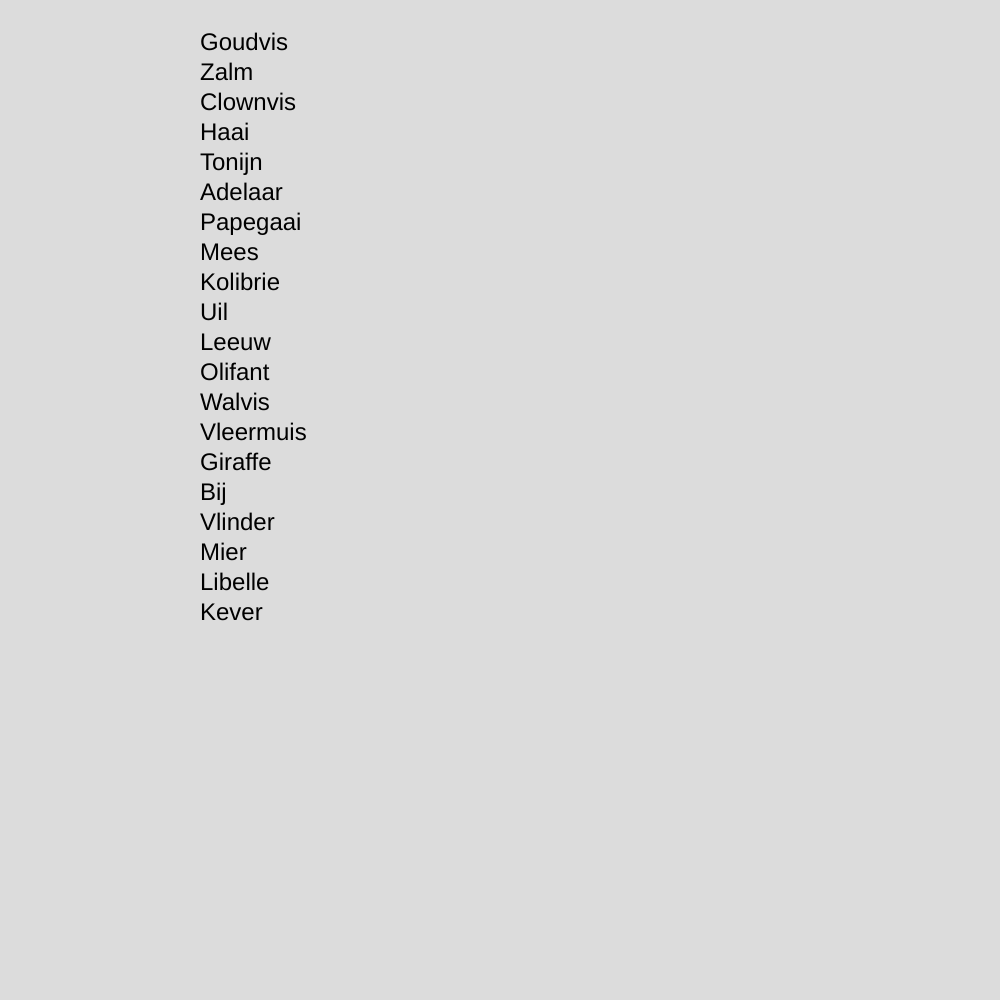
Frame 1 (no input)
Frame 60 (no input): identical to frame 1, image omitted
Frame 120 (the mouse pressed at the canvas centre since frame 60): identical to frame 1, image omitted

The p5.js sketch that drew this single still picture (run headless with seeded random() and noise() and a simulated clock; from frame 60 on, the mouse is pressed at the canvas centre):

// p5.js sketch
// ── sketch.js
let animals = ["Goudvis", "Zalm", "Clownvis", "Haai", "Tonijn", "Adelaar", "Papegaai", "Mees", "Kolibrie", "Uil", "Leeuw", "Olifant", "Walvis", "Vleermuis", "Giraffe", "Bij", "Vlinder", "Mier", "Libelle", "Kever"];

function setup() {
  createCanvas(1000, 1000);
  textSize(24); 
}

function draw() {
  background(220);
  for (let i = 0; i < animals.length; i++) {
    let x = 200;      
    let y = 50 + (i * 30); 
    text(animals[i], x, y); 
  }
}
